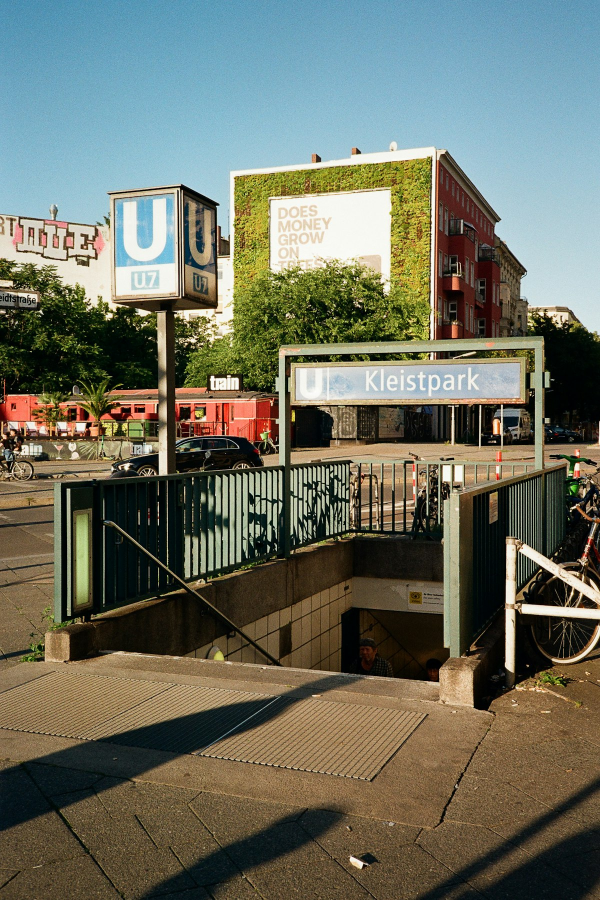
#> input picture marketing/videos/photos/berlin-1.jpg, 1200 x 1800 px (shown at 1/2 size)
$ python -i make.py   (imports and definitions only)
#> lines starting #> are read from the running program, lines starting #| are printed output that depends on the picture
#!/usr/bin/env python3
"""
Make short vertical videos (TikTok / Reels / Shorts) from the app.

    python3 scripts/video/make.py                    # every clip in clips.yaml
    python3 scripts/video/make.py ten-seconds        # just these clips
    python3 scripts/video/make.py --rerecord         # record shots again
    python3 scripts/video/make.py --compose-only     # never touch the simulator

For each clip in marketing/videos/clips.yaml:
  1. Record the shots its segments use, unless already recorded
     (marketing/videos/out/raw/): install this checkout's JS into the
     simulator app, fill the E2E account with the sample moments and photos
     (seed-demo.mjs, once per run), sign in with Maestro, then record the
     screen while each shot flow (marketing/videos/flows/<shot>.yaml) drives
     the app. A segment with `input:` uses that recording instead.
  2. Cut the segments together (each with its own speed and zoom) into a
     1080x1920 H.264 video: full-screen with caption pills, or the screen in a
     bezel under a serif headline; headlines change on each beat; an end card.
     Writes <id>.mp4, a cover <id>.jpg, and <id>.txt (caption + hashtags).

Needs: ffmpeg (brew install ffmpeg), Maestro, Pillow, PyYAML; a booted
simulator with the Soundtracks β build installed (scripts/e2e-local.sh puts
the current JS in it); E2E_PASSWORD in the environment or in
.maestro/.env.e2e.local. Videos are silent: add the song from the platform's
sound library when you post.
"""
import argparse
import json
import os
import re
import shutil
import signal
import subprocess
import sys
import tempfile
import time
from pathlib import Path

import yaml
from PIL import Image, ImageDraw, ImageFilter, ImageFont

ROOT = Path(__file__).resolve().parent.parent.parent
VIDEOS = ROOT / "marketing/videos"
OUT = VIDEOS / "out"
RAW = OUT / "raw"
FLOWS = VIDEOS / "flows"
BUNDLE_ID = "com.joshuaphelps.musicmemory.preview"

FONTS = ROOT / "node_modules/@expo-google-fonts"
SERIF = str(FONTS / "dm-serif-display/400Regular/DMSerifDisplay_400Regular.ttf")
SANS = str(FONTS / "dm-sans/500Medium/DMSans_500Medium.ttf")
SANS_BOLD = str(FONTS / "dm-sans/700Bold/DMSans_700Bold.ttf")
ICON = ROOT / "assets/images/app-icon.png"

W, H, FPS = 1080, 1920, 30
SCREEN_W = 780          # phone screen width in the frame
SCREEN_TOP = 560        # headline band above it; TikTok's top UI covers ~130px
BEZEL = 16
FADE = 0.25
RISE = 36                # px a headline slides up as it appears
CAPTION_Y = 420         # full layout: default centre of the caption pills (a clip's caption_y)
TAIL_HOLD = 1.5         # seconds of still screen kept after the motion ends
LEAD_IN = 0.8           # seconds of still screen kept before the motion starts

PALETTES = {
    "light": {"bg": "#FBF7F2", "ink": "#23222B", "soft": "#5E5C66", "bezel": "#23222B"},
    "dark": {"bg": "#0E0B0A", "ink": "#F5F0EB", "soft": "#ABA39E", "bezel": "#3A3330"},
}


# [117 lines left out: functions run, e2e_password, find_device, make_thumbnails, seed_demo, record_shot and 4 more, not called in this run]


def screen_geometry(src_w, src_h):
    sh = round(SCREEN_W * src_h / src_w) // 2 * 2
    return SCREEN_W, sh, (W - SCREEN_W) // 2, SCREEN_TOP, round(SCREEN_W * 0.125)


# [115 lines left out: functions draw_background, draw_mask, wrap, wrap_balanced, fit_text, draw_headline and 3 more, not called in this run]


def source_of(seg):
    return ROOT / seg["input"] if seg.get("input") else RAW / f"{seg['shot']}.mp4"


# [108 lines left out: functions plan_segment, compose, not called in this run]


# ── Story clips ──────────────────────────────────────────────────────────────
# The format faceless app accounts use: real-life photos first, with a
# specific mid-story line in TikTok's own caption look (white, black outline,
# upper middle), then the app as the payoff, named in the same text on the
# last slide. No end card or logo: those read as an ad. Hard cuts; a slow
# push-in on photos so nothing sits still. Each story also exports its slides
# as PNGs for a Photo Mode carousel.

STORY_TEXT_Y = 600       # centre of the caption block: below TikTok's top UI, upper third
STORY_PUSH = 0.07        # how far a photo pushes in over its slide


# [31 lines left out: functions cover_photo, draw_story_text, not called in this run]


def photo_grid(path, cols=3, gap=6):
    """A camera roll: every sample photo in square tiles, taller than the
    frame so it can scroll past (a "before" with too many photos)."""
#> called with cols = 3, gap = 6
    names = sorted(p.stem for p in (VIDEOS / "photos").glob("*.jpg"))
    names = (names * 3)[:cols * 18]
    tile = (W - gap * (cols - 1)) // cols
    rows = (len(names) + cols - 1) // cols
    grid = Image.new("RGB", (W, rows * (tile + gap)), "white")
#> grid: PIL image 1080x1448 RGB; every value is 255
    for i, name in enumerate(names):
        img = Image.open(VIDEOS / "photos" / f"{name}.jpg").convert("RGB")
#> img is the input picture: PIL image 1200x1800 RGB; mean R, G, B 108.3, 111.4, 97.1
        side = min(img.size)
#> side = 1200
        img = img.crop(((img.width - side) // 2, (img.height - side) // 2,
                        (img.width + side) // 2, (img.height + side) // 2)).resize((tile, tile), Image.LANCZOS)
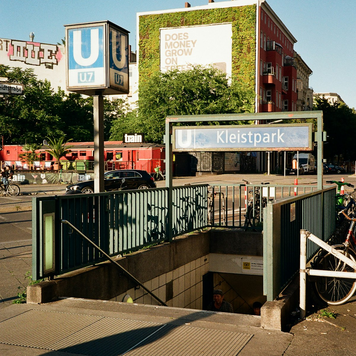
#> img: PIL image 356x356 RGB; mean R, G, B 111.4, 106.1, 84.2
        grid.paste(img, ((i % cols) * (tile + gap), (i // cols) * (tile + gap)))
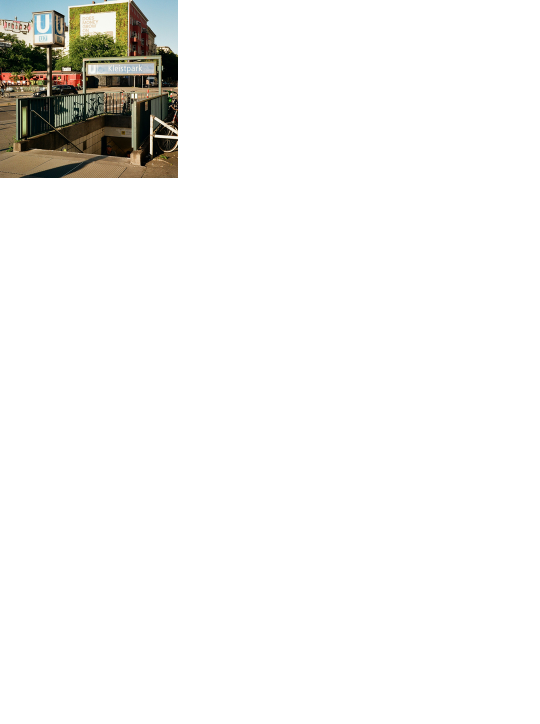
#> grid: PIL image 1080x1448 RGB (shown at 1/2 size); mean R, G, B 243.4, 242.9, 241.2
#> pass 2 of the loop in photo_grid, `for i, name in enumerate(names):`:
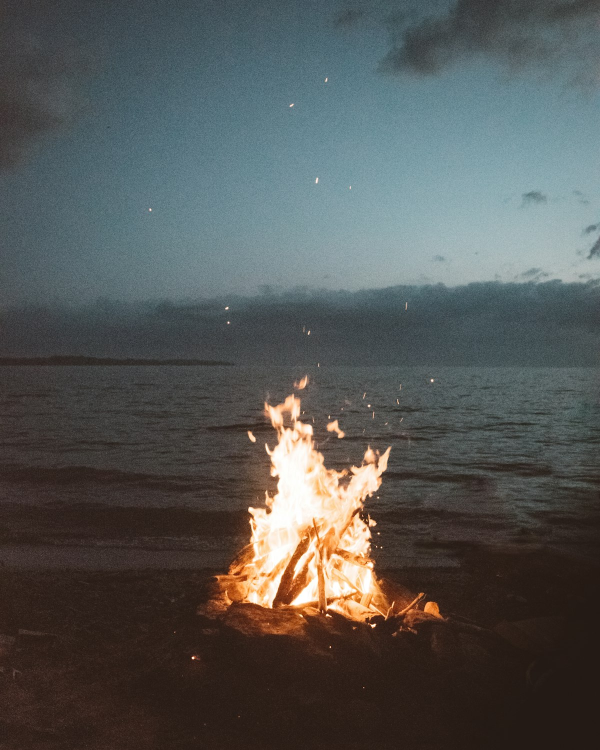
#> input picture marketing/videos/photos/bonfire-1.jpg, 1200 x 1500 px (shown at 1/2 size)
#> in photo_grid, img is the input picture: PIL image 1200x1500 RGB; mean R, G, B 84.3, 86.5, 84.7
#> in photo_grid, `img = img.crop(((img.width - side) // 2, (img.height - side) // 2, (im..`:
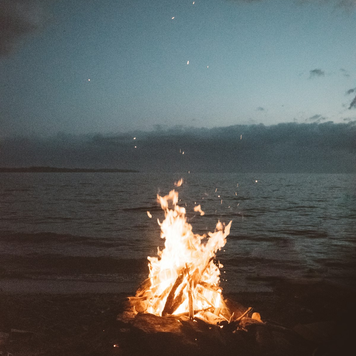
#> img: PIL image 356x356 RGB; mean R, G, B 90.9, 93.4, 91.3
#> in photo_grid, `grid.paste(img, ((i % cols) * (tile + gap), (i // cols) * (tile + gap)))`:
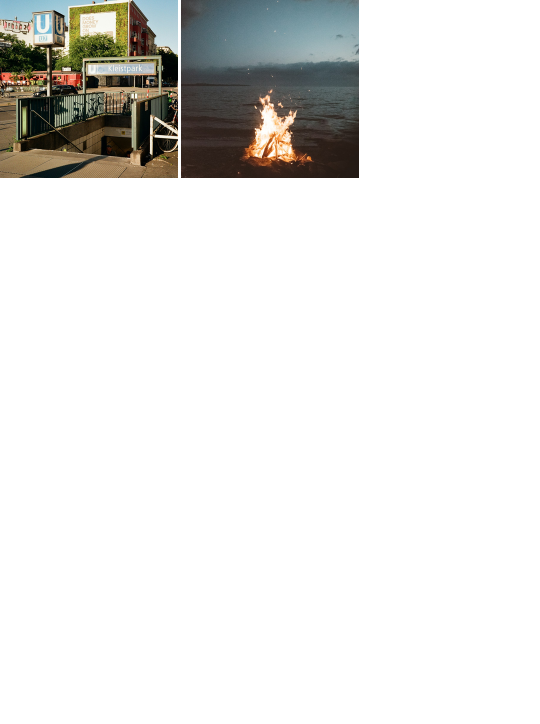
#> grid: PIL image 1080x1448 RGB (shown at 1/2 size); mean R, G, B 230.1, 229.8, 227.9
#> pass 3 of the loop in photo_grid, `for i, name in enumerate(names):`:
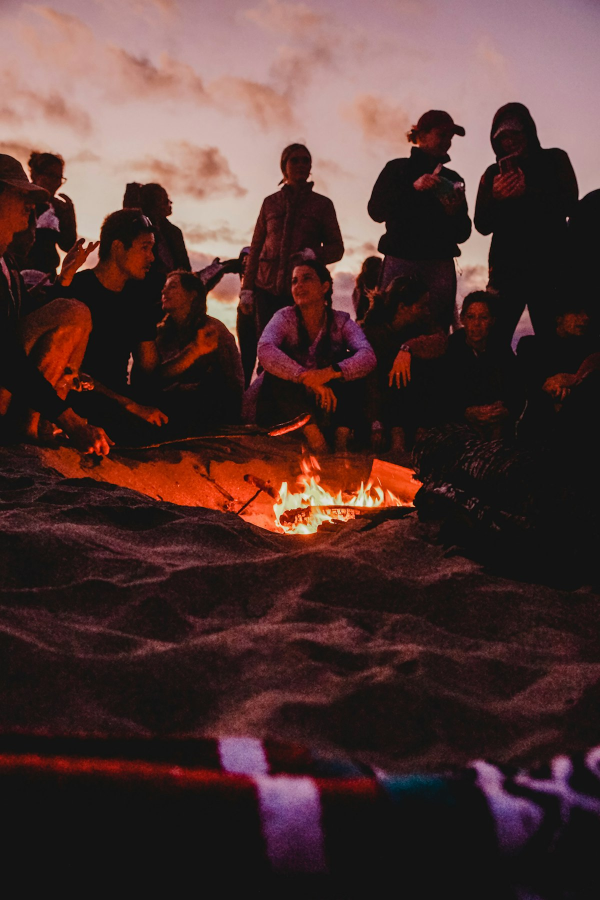
#> input picture marketing/videos/photos/bonfire-2.jpg, 1200 x 1800 px (shown at 1/2 size)
#> in photo_grid, img is the input picture: PIL image 1200x1800 RGB; mean R, G, B 78.5, 53.8, 51.7
#> in photo_grid, `img = img.crop(((img.width - side) // 2, (img.height - side) // 2, (im..`:
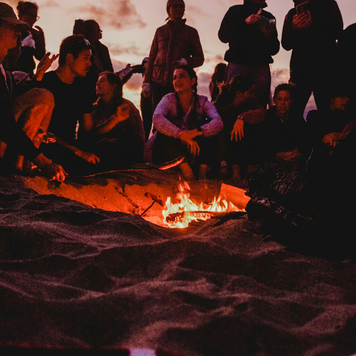
#> img: PIL image 356x356 RGB; mean R, G, B 62.6, 38.2, 33.8
#> in photo_grid, `grid.paste(img, ((i % cols) * (tile + gap), (i // cols) * (tile + gap)))`:
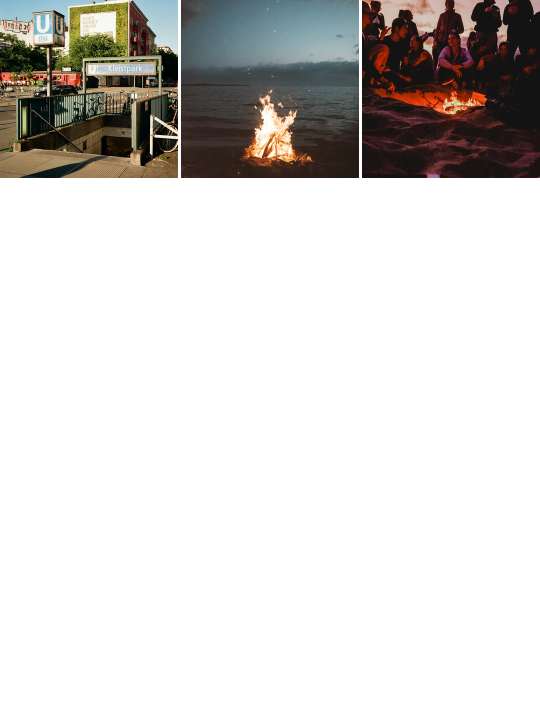
#> grid: PIL image 1080x1448 RGB (shown at 1/2 size); mean R, G, B 214.5, 212.3, 210
#> the loop made 12 passes; the first 3 are shown
    grid.save(path, quality=90)
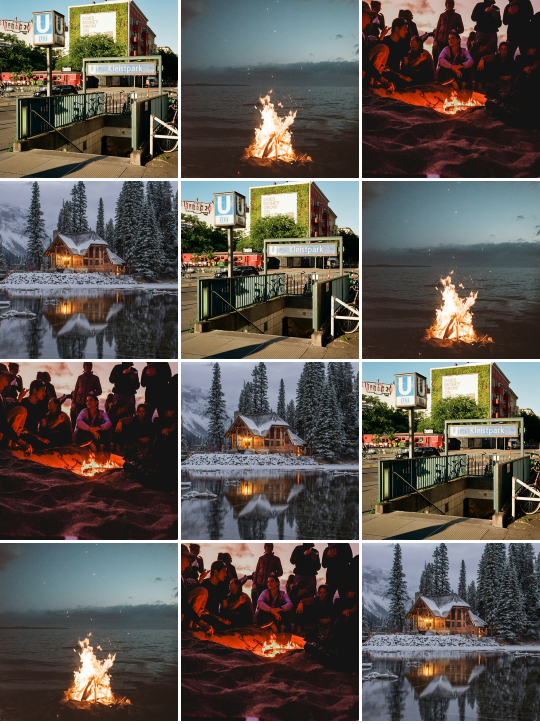
#> saved as berlin-1.jpg: PIL image 1080x1448 RGB (shown at 1/2 size); mean R, G, B 92.6, 86, 80.4
    return grid.height


# [157 lines left out: functions compose_story, main, not called in this run]


# [2 lines not run here, left out]

>>> result = photo_grid('../../marketing/videos/photos/berlin-1.jpg')
#> result = 1448
